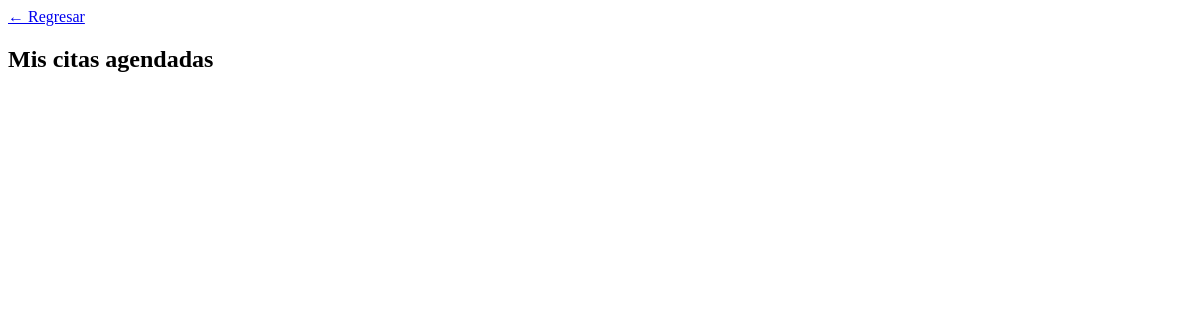
The page /Revisar/ (signed in) on the database as committed earlier.
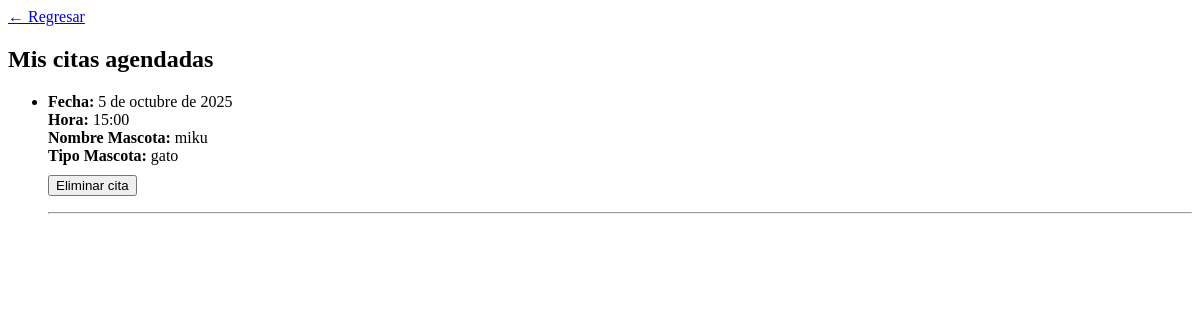
The same page on the database as committed later.
### appvet/models.py (models this page shows, shortened)
class Cita(models.Model):
    nombre_propietario = models.CharField(max_length=100)
    rut_propietario = models.CharField(max_length=12)
    tipo_mascota = models.CharField(max_length=20)
    nombre_mascota = models.CharField(max_length=100)
    fecha_cita = models.DateField()
    hora_cita = models.TimeField()
    propietario = models.ForeignKey(UserVeterinaria, on_delete=models.CASCADE, null=True, blank=True)

### appvet/views.py (the view)
# urls.py: path('Revisar/', views.pagrev_hora, name='revisar'),
@login_required(login_url="/login_paciente")
def pagrev_hora(request):
    print("hola")
    citas =  Cita.objects.filter(propietario=request.user)
    print("citas encontradas: ", citas.count()) # O usa otro campo si lo prefieres
    if request.method == 'POST':
        cita_id = request.POST.get('cita_id')
        Cita.objects.filter(id=cita_id).delete()
        return redirect('revisar')
    return render(request, 'revision_hora.html', {'citas': citas})

### appvet/templates/revision_hora.html (shortened to what this page needs)
<head>
</head>
<body>
    <a href="{% url 'paciente' %}">← Regresar</a>
    <h2>Mis citas agendadas</h2>
        <ul>
            {% for c in citas %}
                <li>
                    <strong>Fecha:</strong> {{ c.fecha_cita }}<br>
                    <strong>Hora:</strong> {{ c.hora_cita }}<br>
                    <strong>Nombre Mascota:</strong> {{ c.nombre_mascota }}<br>
                    <strong>Tipo Mascota:</strong> {{ c.tipo_mascota }}<br>
                    <form method="post" style="margin-top: 10px;">
                        <button type="submit">Eliminar cita</button>
                    </form>
                </li>
                <hr>
            {% endfor %}
        </ul>
</body>

Rows that differ between the two databases and show on the page:
added Cita: fecha_cita "5 de octubre de 2025", hora_cita "15:00", nombre_mascota "miku", tipo_mascota "gato"
